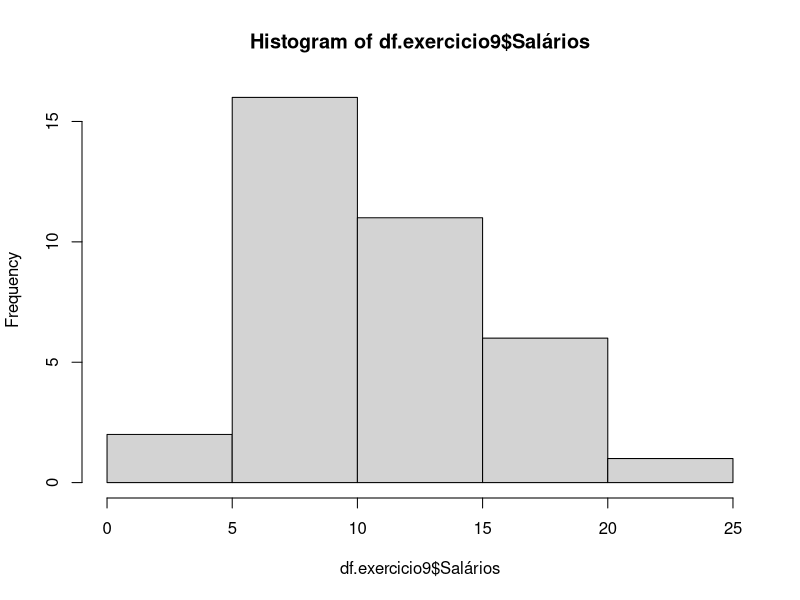
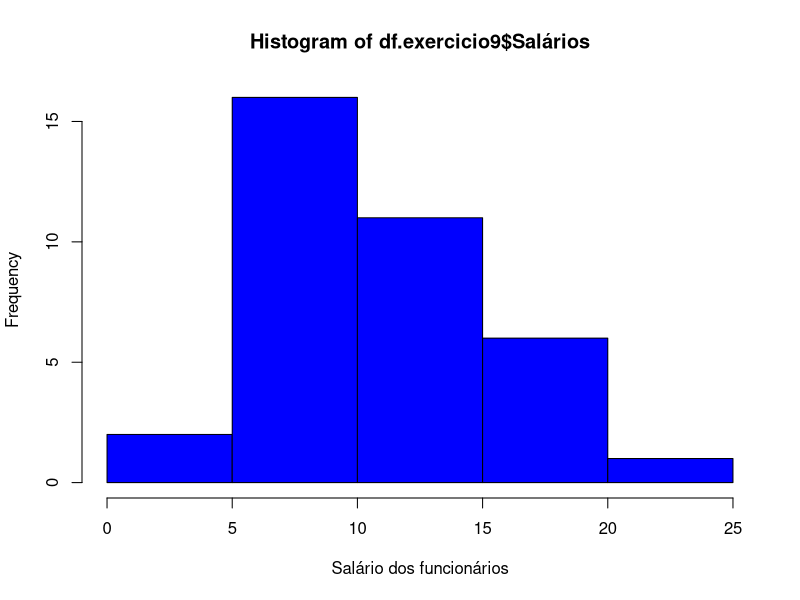
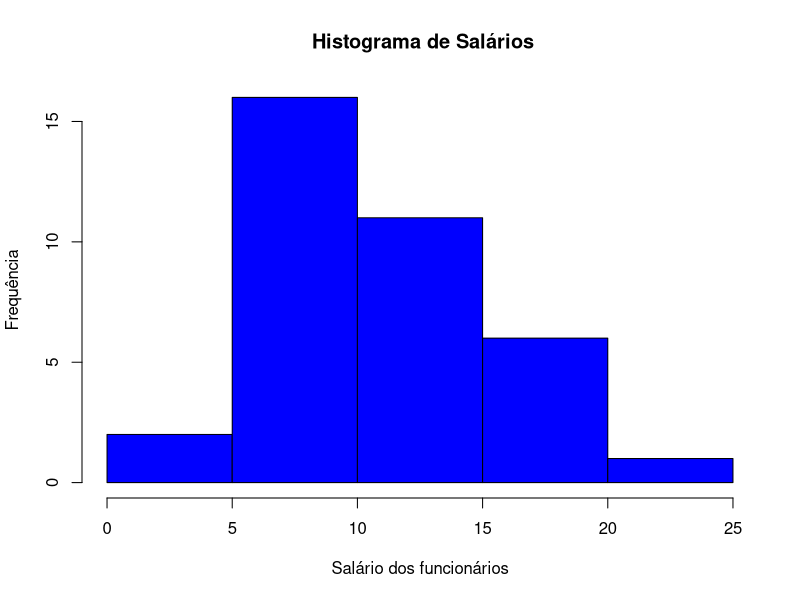

Recreate these plots in R, in order. (Note: this script raises an error after producing the figures.)
# Instalando biblioteca readxl para importar para o R arquivos com extensão .xls ou .xlsx.
if (!("readxl") %in% installed.packages()) install.packages("readxl")

# Carregando a biblioteca
library(readxl)
exercicio9 <- read_excel("dados/exercicio9.xls")
View(exercicio9)

# Importando o arquivo do exercício 9
df.exercicio9 <- read_excel("./dados/exercicio9.xls",skip = 1, col_names = "Salários", col_types = c("numeric"))
#view(df.exercicio9)


# distribuição de frequência
# transformando os dados em vetor
exercicio9.em.vetor <- c(df.exercicio9$Salários)

# criando a tabela de frequência
exercicio9.tabela <-table(exercicio9.em.vetor)

# imprimindo a tabela de frequência
exercicio9.tabela
table(df.exercicio9)


# Histograma

hist(df.exercicio9$Salários)
hist(df.exercicio9$Salários, breaks = 7, col = "blue", xlab = "Salário dos funcionários")
hist(df.exercicio9$Salários, breaks = 7, col = "blue", xlab = "Salário dos funcionários", ylab = "Frequência", main = " Histograma de Salários")

#Construir uma tabela de frequências
tabela <- c(exercicio9)
tabfreq <- table (tabela)
tabfreq  


# criando e imprimindo gráfico de histograma 
exercicio9.table <-table(v.exercicio9) 
#deu erro


